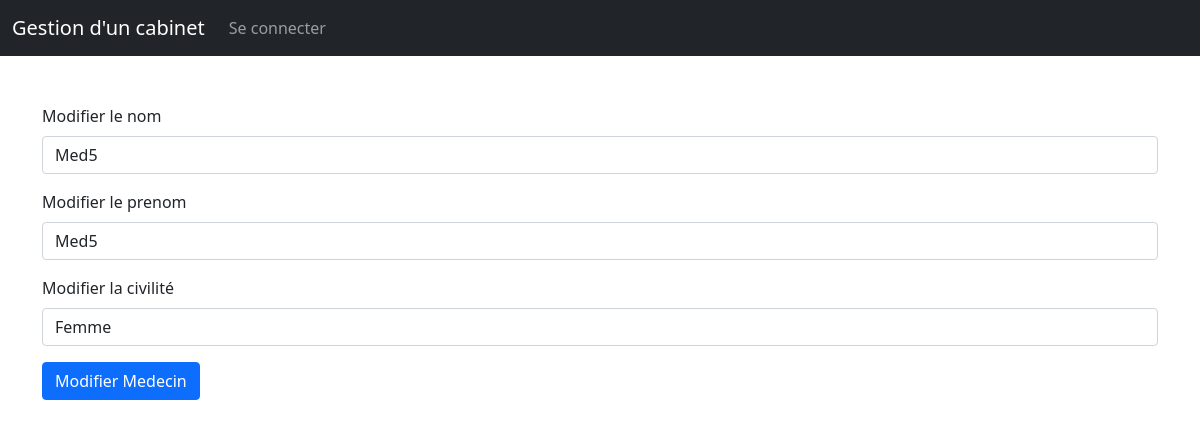
Screenshot of /modifier_medecin.php?id=5 with the database file from the repository.
### tables this page shows
CREATE TABLE IF NOT EXISTS `medecin` (
  `id_medecin` int(11) NOT NULL AUTO_INCREMENT,
  `nom` varchar(50) DEFAULT NULL,
  `prenom` varchar(50) DEFAULT NULL,
  `civilite` varchar(50) DEFAULT NULL,
  PRIMARY KEY (`id_medecin`)
);

### actions/medecin/infoMedecinAction.php (called while the page is built, shortened)
<?php
require('actions/database.php');
if(isset($_GET['id']) AND !empty($_GET['id'])){
    $idmedecin = $_GET['id'];
    $verifiermedecinexiste = $bdd->prepare('SELECT * FROM medecin WHERE id_medecin = ?');
    $req = $verifiermedecinexiste->execute(array($idmedecin));
    if($verifiermedecinexiste->rowCount() > 0){
        $medecinInfo = $verifiermedecinexiste->fetch();
            $medecin_nom = $medecinInfo['nom'];
            $medecin_prenom = $medecinInfo['prenom'];
            $medecin_civilite = $medecinInfo['civilite'];
    }else{
        $errorMsg = "Erreur le medecin n'existe pas";
    }
}else{
    $errorMsg = "Erreur ID inexistant";
}

### modifier_medecin.php (the view, shortened to what this page needs)
<?php
    require('actions/medecin/infoMedecinAction.php');
?>
<!DOCTYPE html>
<html lang="fr">
<?php include 'inclure/head.php'; ?>
<body class="bl">
    <?php include 'inclure/navbar.php'; ?>
    <br><br>
    <div class="container">
        <?php
            if(isset($medecinInfo)){
                ?>
                <form method="POST">
                    <div class="mb-3">
                        <label  class="form-label">Modifier le nom</label>
                        <input type="text" class="form-control" name="nom" value="<?= $medecin_nom; ?>">
                    </div>
                    <div class="mb-3">
                        <label  class="form-label">Modifier le prenom</label>
                        <input type="text" class="form-control" name="prenom" value="<?=  $medecin_prenom; ?>">
                    </div>
                    <div class="mb-3">
                        <label  class="form-label">Modifier la civilité</label>
                        <input type="text" class="form-control" name="civilite" value="<?= $medecin_civilite; ?>">
                    </div>
                    <button type="submit" class="btn btn-primary" name="validate">Modifier Medecin</button>
                </form>
                <?php
            }
        ?>
    </div>
</body>
</html>

### style.css (style rules this page uses)
body { background-color: black; }
.bl { background-color: white; box-shadow: none; }

### rows the page displays
medecin: nom "Med5", prenom "Med5", civilite "Femme"
